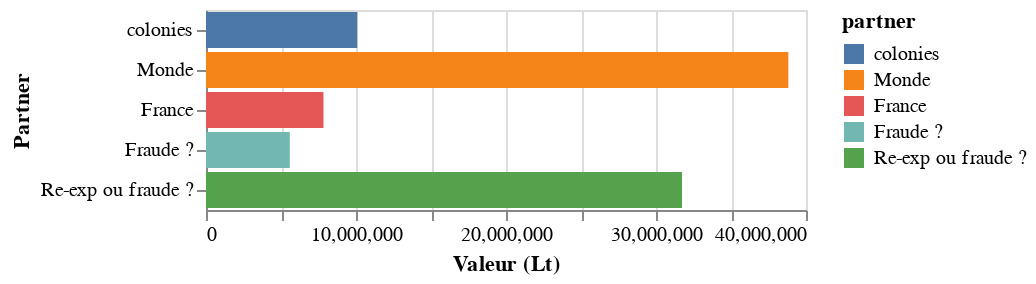

The notebook cell this image was saved under:
### Code cell
VegaLite({
  "data": {"values": data["Dunkerque"]},
  "transform": [{
      "aggregate": [{
       "op": "sum",
       "field": "value",
       "as": "total_product"
      }],
      "groupby": ["partner"]
  }],
  "mark": {"type":"bar", "tooltip": {"content": "data"}},
  "encoding": {
    "x": {"field": "total_product", "type": "quantitative", "title": "Valeur (Lt)"},
    "y": {"field": "partner", "sort": SORT_LABELS, "title": "Partner"},
    "color": {"field": "partner", "sort": SORT_LABELS, "type": "nominal", "scale": {"domain": SORT_LABELS}}
  }
})

### Figure 1 — Vega-Lite specification as saved in the notebook (floating-point values rounded to 4 significant figures)
{"data": {"values": [{"group": "import", "partner": "France", "product": "Chemical products", "value": 280900.0}, {"group": "import", "partner": "Monde", "product": "Chemical products", "value": 508907}, {"group": "import", "partner": "colonies", "product": "Chemical products", "value": 89556}, {"group": "export", "partner": "France", "product": "Chemical products", "value": 111000.0}, {"group": "export", "partner": "Monde", "product": "Chemical products", "value": 101042}, {"group": "export", "partner": "colonies", "product": "Chemical products", "value": 16237}, {"group": "export", "partner": "Re-exp ou fraude ?", "product": "Chemical products", "value": 651100.0}, {"group": "import", "partner": "France", "product": "Crude materials, inedible, except combustibles", "value": 331600.0}, {"group": "import", "partner": "Monde", "product": "Crude materials, inedible, except combustibles", "value": 2490363}, {"group": "import", "partner": "colonies", "product": "Crude materials, inedible, except combustibles", "value": 1101518}, {"group": "export", "partner": "France", "product": "Crude materials, inedible, except combustibles", "value": 1341000.0}, {"group": "export", "partner": "Monde", "product": "Crude materials, inedible, except combustibles", "value": 719051}, {"group": "export", "partner": "colonies", "product": "Crude materials, inedible, except combustibles", "value": 6630}, {"group": "export", "partner": "Re-exp ou fraude ?", "product": "Crude materials, inedible, except combustibles", "value": 1857000.0}, {"group": "import", "partner": "France", "product": "Wool threads and fabrics", "value": 123728}, {"group": "import", "partner": "Monde", "product": "Wool threads and fabrics", "value": 1721100}, {"group": "export", "partner": "colonies", "product": "Wool threads and fabrics", "value": 71104}, {"group": "export", "partner": "France", "product": "Wool threads and fabrics", "value": 1376}, {"group": "export", "partner": "Re-exp ou fraude ?", "product": "Wool threads and fabrics", "value": 1772348}, {"group": "import", "partner": "France", "product": "Leather, wood and paper products", "value": 103600.0}, {"group": "import", "partner": "Monde", "product": "Leather, wood and paper products", "value": 664528}, {"group": "import", "partner": "colonies", "product": "Leather, wood and paper products", "value": 61376}, {"group": "export", "partner": "France", "product": "Leather, wood and paper products", "value": 155300.0}, {"group": "export", "partner": "colonies", "product": "Leather, wood and paper products", "value": 32319}, {"group": "export", "partner": "Re-exp ou fraude ?", "product": "Leather, wood and paper products", "value": 641900.0}, {"group": "import", "partner": "France", "product": "Plantation foodstuffs", "value": 42550}, {"group": "import", "partner": "colonies", "product": "Plantation foodstuffs", "value": 7345722}, {"group": "import", "partner": "Monde", "product": "Plantation foodstuffs", "value": 1649675}, {"group": "export", "partner": "France", "product": "Plantation foodstuffs", "value": 57275}, {"group": "export", "partner": "Monde", "product": "Plantation foodstuffs", "value": 3394711}, {"group": "export", "partner": "colonies", "product": "Plantation foodstuffs", "value": 436}, {"group": "export", "partner": "Fraude ?", "product": "Plantation foodstuffs", "value": 5585525}, {"group": "import", "partner": "France", "product": "Other", "value": 212659}, {"group": "import", "partner": "Monde", "product": "Other", "value": 760882}, {"group": "import", "partner": "colonies", "product": "Other", "value": 1353}, {"group": "export", "partner": "France", "product": "Other", "value": 14280.0}, {"group": "export", "partner": "colonies", "product": "Other", "value": 8932}, {"group": "export", "partner": "Re-exp ou fraude ?", "product": "Other", "value": 951700.0}, {"group": "import", "partner": "France", "product": "Silk threads and fabrics", "value": 218180}, {"group": "import", "partner": "Monde", "product": "Silk threads and fabrics", "value": 960770}, {"group": "export", "partner": "colonies", "product": "Silk threads and fabrics", "value": 2100}, {"group": "export", "partner": "Re-exp ou fraude ?", "product": "Silk threads and fabrics", "value": 1176850}, {"group": "import", "partner": "France", "product": "Other industrial products", "value": 314800.0}, {"group": "import", "partner": "Monde", "product": "Other industrial products", "value": 2999118}, {"group": "export", "partner": "France", "product": "Other industrial products", "value": 141500.0}, {"group": "export", "partner": "colonies", "product": "Other industrial products", "value": 313967}, {"group": "export", "partner": "Re-exp ou fraude ?", "product": "Other industrial products", "value": 2858000.0}, {"group": "import", "partner": "France", "product": "Oils", "value": 67870.0}, {"group": "import", "partner": "Monde", "product": "Oils", "value": 537431}, {"group": "export", "partner": "France", "product": "Oils", "value": 23530.0}, {"group": "export", "partner": "colonies", "product": "Oils", "value": 14793}, {"group": "export", "partner": "Re-exp ou fraude ?", "product": "Oils", "value": 567000.0}, {"group": "import", "partner": "France", "product": "Drinks and tobacco", "value": 1387000.0}, {"group": "import", "partner": "Monde", "product": "Drinks and tobacco", "value": 4440210}, {"group": "import", "partner": "colonies", "product": "Drinks and tobacco", "value": 68894}, {"group": "export", "partner": "France", "product": "Drinks and tobacco", "value": 130900.0}, {"group": "export", "partner": "Monde", "product": "Drinks and tobacco", "value": 345721}, {"group": "export", "partner": "colonies", "product": "Drinks and tobacco", "value": 93596}, {"group": "export", "partner": "Re-exp ou fraude ?", "product": "Drinks and tobacco", "value": 5326000.0}, {"group": "import", "partner": "France", "product": "Other threads and fabrics", "value": 543957}, {"group": "import", "partner": "Monde", "product": "Other threads and fabrics", "value": 5767681}, {"group": "export", "partner": "France", "product": "Other threads and fabrics", "value": 27060.0}, {"group": "export", "partner": "colonies", "product": "Other threads and fabrics", "value": 411933}, {"group": "export", "partner": "Re-exp ou fraude ?", "product": "Other threads and fabrics", "value": 5873000.0}, {"group": "import", "partner": "France", "product": "Other foodstuffs and live animals", "value": 369300.0}, {"group": "import", "partner": "Monde", "product": "Other foodstuffs and live animals", "value": 6929264}, {"group": "import", "partner": "colonies", "product": "Other foodstuffs and live animals", "value": 1736}, {"group": "export", "partner": "France", "product": "Other foodstuffs and live animals", "value": 1184000.0}, {"group": "export", "partner": "colonies", "product": "Other foodstuffs and live animals", "value": 390372}, {"group": "export", "partner": "Re-exp ou fraude ?", "product": "Other foodstuffs and live animals", "value": 5726000.0}, {"group": "import", "partner": "France", "product": "Coton threads and fabrics", "value": 99571}, {"group": "import", "partner": "Monde", "product": "Coton threads and fabrics", "value": 4831856}, {"group": "export", "partner": "colonies", "product": "Coton threads and fabrics", "value": 49084}, {"group": "export", "partner": "France", "product": "Coton threads and fabrics", "value": 547605}, {"group": "export", "partner": "Re-exp ou fraude ?", "product": "Coton threads and fabrics", "value": 4334738}]}, "encoding": {"color": {"field": "partner", "scale": {"domain": ["colonies", "Monde", "France", "Fraude ?", "Re-exp ou fraude ?"]}, "sort": ["colonies", "Monde", "France", "Fraude ?", "Re-exp ou fraude ?"], "type": "nominal"}, "x": {"field": "total_product", "title": "Valeur (Lt)", "type": "quantitative"}, "y": {"field": "partner", "sort": ["colonies", "Monde", "France", "Fraude ?", "Re-exp ou fraude ?"], "title": "Partner"}}, "mark": {"tooltip": {"content": "data"}, "type": "bar"}, "transform": [{"aggregate": [{"as": "total_product", "field": "value", "op": "sum"}], "groupby": ["partner"]}]}
